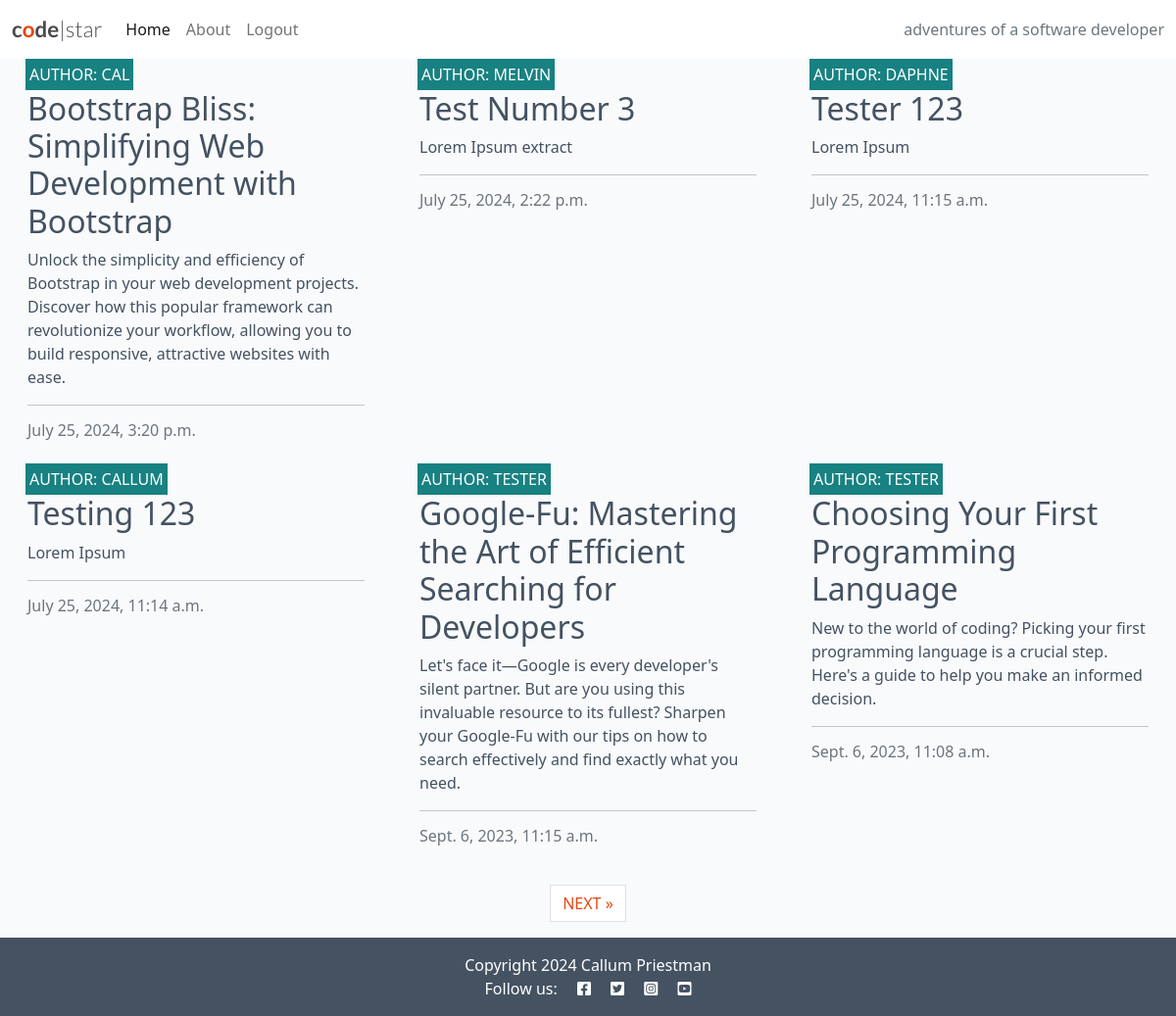
The app's page / (signed in) with its own data.
### blog/models.py (models this page shows, shortened)
class Post(models.Model):
    title = models.CharField(max_length=200, unique=True)
    slug = models.SlugField(max_length=200, unique=True)
    author = models.ForeignKey(
        User, on_delete=models.CASCADE, related_name="blog_posts"
    )
    content = models.TextField()
    created_on = models.DateTimeField(auto_now_add=True)
    status = models.IntegerField(choices=STATUS, default=0)
    excerpt = models.TextField(blank=True)
    updated_on = models.DateTimeField(auto_now=True)
    class Meta:
        ordering = ["-created_on"]

### blog/views.py (the view)
# urls.py: path('', views.PostList.as_view(), name='home'),
class PostList(generic.ListView):
    queryset = Post.objects.filter(status=1)
    template_name = "blog/index.html"
    paginate_by = 6

### blog/templates/blog/index.html (shortened to what this page needs)
{% extends "base.html" %}
{% block content %}
<div class="container-fluid">
    <div class="row">
        <div class="col-12 mt-3 left">
            <div class="row">
                {% for post in post_list %}
                <div class="col-md-4">
                    <div class="card mb-4">
                        <div class="card-body">
                            <div class="image-container">
                                <div class="image-flash">
                                    <p class="author">Author: {{ post.author }}</p>
                                </div>
                            </div>
                            <a href="{% url 'post_detail' post.slug %}" class="post-link">
                                <h2 class="card-title">{{ post.title }}</h2>
                                <p class="card-text">{{ post.excerpt }}</p>
                            </a>
                            <hr />
                            <p class="card-text text-muted h6">{{ post.created_on}}
                            </p>
                        </div>
                    </div>
                </div>
                {% if forloop.counter|divisibleby:3 %}
            </div>
            <div class="row">
                {% endif %}
                {% endfor %}
            </div>
        </div>
    </div>
    {% if is_paginated %}
    <nav aria-label="Page navigation">
        <ul class="pagination justify-content-center">
            {% if page_obj.has_next %}
            <li><a href="?page={{ page_obj.next_page_number }}" class="page-link"> NEXT &raquo;</a></li>
            {% endif %}
        </ul>
    </nav>
    {% endif %}
</div>
{% endblock %}
{% block copyright %}
    Copyright 2024 Callum Priestman
{% endblock %}

### static/css/style.css (style rules this page uses)
body { background-color: #F9FAFC; }
.main-bg { background-color: #F9FAFC; }
.card { border: none; background-color: transparent; }
.image-container { position: relative; }
.image-flash { position: absolute; bottom: 5%; min-width: 30%; left: -2px; background-color: #188181; }
.author { color: white; margin: 4px; text-transform: uppercase; }
.post-link { text-decoration: none; color: #445261; }
.post-link:hover, .page-link { color: #E84610; }

### records on screen
Post: author "CAL", title "Bootstrap Bliss: Simplifying Web Development with Bootstrap", excerpt "Unlock the simplicity and efficiency of Bootstrap in your web development projects. Discover how this popular framework can revolutionize your workflow, allowing you to build responsive, attractive websites with ease.", created_on "July 25, 2024, 3:20 p.m."
Post: author "MELVIN", title "Test Number 3", excerpt "Lorem Ipsum extract", created_on "July 25, 2024, 2:22 p.m."
Post: author "DAPHNE", title "Tester 123", excerpt "Lorem Ipsum", created_on "July 25, 2024, 11:15 a.m."
Post: author "CALLUM", title "Testing 123", excerpt "Lorem Ipsum", created_on "July 25, 2024, 11:14 a.m."
Post: author "TESTER", title "Google-Fu: Mastering the Art of Efficient Searching for Developers", excerpt "Let's face it—Google is every developer's silent partner. But are you using this invaluable resource to its fullest? Sharpen your Google-Fu with our tips on how to search effectively and find exactly what you need.", created_on "Sept. 6, 2023, 11:15 a.m."
Post: author "TESTER", title "Choosing Your First Programming Language", excerpt "New to the world of coding? Picking your first programming language is a crucial step. Here's a guide to help you make an informed decision.", created_on "Sept. 6, 2023, 11:08 a.m."
